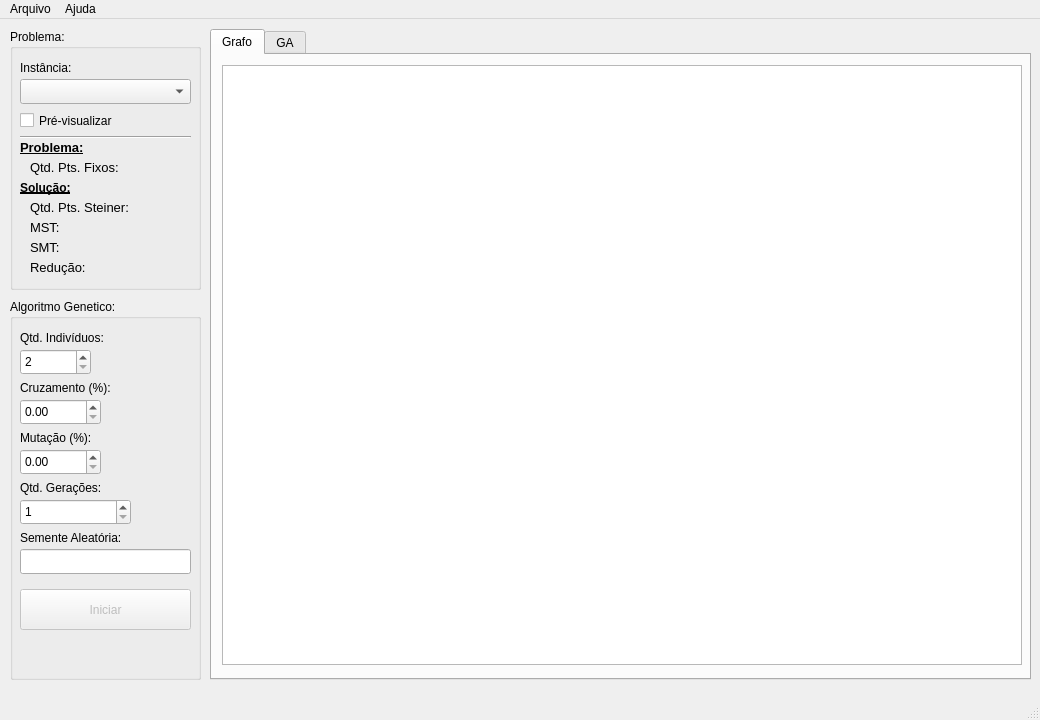
<?xml version="1.0" encoding="UTF-8"?>
<ui version="4.0">
 <class>Principal</class>
 <widget class="QMainWindow" name="Principal">
  <property name="geometry">
   <rect>
    <x>0</x>
    <y>0</y>
    <width>1040</width>
    <height>720</height>
   </rect>
  </property>
  <property name="sizePolicy">
   <sizepolicy hsizetype="Preferred" vsizetype="Preferred">
    <horstretch>0</horstretch>
    <verstretch>0</verstretch>
   </sizepolicy>
  </property>
  <property name="minimumSize">
   <size>
    <width>400</width>
    <height>285</height>
   </size>
  </property>
  <property name="maximumSize">
   <size>
    <width>1040</width>
    <height>720</height>
   </size>
  </property>
  <property name="windowTitle">
   <string>Arvore Mínima de Steiner</string>
  </property>
  <widget class="QWidget" name="centralWidget">
   <widget class="QGroupBox" name="gb_grafo">
    <property name="enabled">
     <bool>true</bool>
    </property>
    <property name="geometry">
     <rect>
      <x>10</x>
      <y>10</y>
      <width>191</width>
      <height>261</height>
     </rect>
    </property>
    <property name="title">
     <string>Problema:</string>
    </property>
    <property name="checkable">
     <bool>false</bool>
    </property>
    <property name="checked">
     <bool>false</bool>
    </property>
    <widget class="QComboBox" name="cmb_grafo">
     <property name="geometry">
      <rect>
       <x>10</x>
       <y>50</y>
       <width>171</width>
       <height>25</height>
      </rect>
     </property>
    </widget>
    <widget class="QLabel" name="lbl_grafo">
     <property name="geometry">
      <rect>
       <x>10</x>
       <y>30</y>
       <width>171</width>
       <height>17</height>
      </rect>
     </property>
     <property name="text">
      <string>Instância:</string>
     </property>
    </widget>
    <widget class="QCheckBox" name="chk_previsualizar">
     <property name="geometry">
      <rect>
       <x>10</x>
       <y>80</y>
       <width>171</width>
       <height>23</height>
      </rect>
     </property>
     <property name="text">
      <string>Pré-visualizar</string>
     </property>
     <property name="checked">
      <bool>false</bool>
     </property>
    </widget>
    <widget class="QLabel" name="label">
     <property name="geometry">
      <rect>
       <x>10</x>
       <y>110</y>
       <width>171</width>
       <height>17</height>
      </rect>
     </property>
     <property name="font">
      <font>
       <pointsize>10</pointsize>
       <weight>75</weight>
       <bold>true</bold>
       <underline>true</underline>
      </font>
     </property>
     <property name="frameShape">
      <enum>QFrame::NoFrame</enum>
     </property>
     <property name="frameShadow">
      <enum>QFrame::Plain</enum>
     </property>
     <property name="text">
      <string>Problema:</string>
     </property>
    </widget>
    <widget class="QLabel" name="label_10">
     <property name="geometry">
      <rect>
       <x>10</x>
       <y>150</y>
       <width>171</width>
       <height>17</height>
      </rect>
     </property>
     <property name="font">
      <font>
       <weight>75</weight>
       <bold>true</bold>
       <underline>true</underline>
      </font>
     </property>
     <property name="text">
      <string>Solução:</string>
     </property>
    </widget>
    <widget class="QLabel" name="lbl_qtd_vert">
     <property name="geometry">
      <rect>
       <x>20</x>
       <y>130</y>
       <width>161</width>
       <height>17</height>
      </rect>
     </property>
     <property name="font">
      <font>
       <pointsize>10</pointsize>
      </font>
     </property>
     <property name="text">
      <string>Qtd. Pts. Fixos:</string>
     </property>
    </widget>
    <widget class="QLabel" name="lbl_mst">
     <property name="geometry">
      <rect>
       <x>20</x>
       <y>190</y>
       <width>161</width>
       <height>17</height>
      </rect>
     </property>
     <property name="font">
      <font>
       <pointsize>10</pointsize>
      </font>
     </property>
     <property name="text">
      <string>MST:</string>
     </property>
    </widget>
    <widget class="QLabel" name="lbl_smt">
     <property name="geometry">
      <rect>
       <x>20</x>
       <y>210</y>
       <width>161</width>
       <height>17</height>
      </rect>
     </property>
     <property name="font">
      <font>
       <pointsize>10</pointsize>
      </font>
     </property>
     <property name="text">
      <string>SMT:</string>
     </property>
    </widget>
    <widget class="QLabel" name="lbl_qtd_ptst">
     <property name="geometry">
      <rect>
       <x>20</x>
       <y>170</y>
       <width>161</width>
       <height>17</height>
      </rect>
     </property>
     <property name="font">
      <font>
       <pointsize>10</pointsize>
      </font>
     </property>
     <property name="text">
      <string>Qtd. Pts. Steiner:</string>
     </property>
    </widget>
    <widget class="Line" name="line_3">
     <property name="geometry">
      <rect>
       <x>10</x>
       <y>100</y>
       <width>171</width>
       <height>16</height>
      </rect>
     </property>
     <property name="orientation">
      <enum>Qt::Horizontal</enum>
     </property>
    </widget>
    <widget class="QLabel" name="lbl_reducao">
     <property name="geometry">
      <rect>
       <x>20</x>
       <y>230</y>
       <width>161</width>
       <height>17</height>
      </rect>
     </property>
     <property name="font">
      <font>
       <pointsize>10</pointsize>
      </font>
     </property>
     <property name="text">
      <string>Redução:</string>
     </property>
    </widget>
   </widget>
   <widget class="QTabWidget" name="tb_solucao">
    <property name="geometry">
     <rect>
      <x>210</x>
      <y>10</y>
      <width>821</width>
      <height>651</height>
     </rect>
    </property>
    <property name="currentIndex">
     <number>0</number>
    </property>
    <widget class="QWidget" name="tab_grafo">
     <attribute name="title">
      <string>Grafo</string>
     </attribute>
     <widget class="QGraphicsView" name="grph_grafo">
      <property name="geometry">
       <rect>
        <x>10</x>
        <y>10</y>
        <width>800</width>
        <height>600</height>
       </rect>
      </property>
      <property name="frameShape">
       <enum>QFrame::StyledPanel</enum>
      </property>
      <property name="frameShadow">
       <enum>QFrame::Sunken</enum>
      </property>
      <property name="sizeAdjustPolicy">
       <enum>QAbstractScrollArea::AdjustIgnored</enum>
      </property>
      <property name="interactive">
       <bool>false</bool>
      </property>
      <property name="alignment">
       <set>Qt::AlignLeading|Qt::AlignLeft|Qt::AlignTop</set>
      </property>
     </widget>
    </widget>
    <widget class="QWidget" name="tab_solucao">
     <attribute name="title">
      <string>GA</string>
     </attribute>
     <widget class="QLabel" name="label_11">
      <property name="geometry">
       <rect>
        <x>10</x>
        <y>30</y>
        <width>111</width>
        <height>17</height>
       </rect>
      </property>
      <property name="text">
       <string>Grafo:</string>
      </property>
     </widget>
     <widget class="QLabel" name="label_12">
      <property name="geometry">
       <rect>
        <x>10</x>
        <y>80</y>
        <width>111</width>
        <height>17</height>
       </rect>
      </property>
      <property name="text">
       <string>Qtd. Indivíduos:</string>
      </property>
     </widget>
     <widget class="QLabel" name="label_13">
      <property name="geometry">
       <rect>
        <x>10</x>
        <y>130</y>
        <width>111</width>
        <height>17</height>
       </rect>
      </property>
      <property name="text">
       <string>Cruzamento:</string>
      </property>
     </widget>
     <widget class="QLabel" name="label_14">
      <property name="geometry">
       <rect>
        <x>10</x>
        <y>180</y>
        <width>111</width>
        <height>17</height>
       </rect>
      </property>
      <property name="text">
       <string>Mutaçao:</string>
      </property>
     </widget>
     <widget class="QLabel" name="label_15">
      <property name="geometry">
       <rect>
        <x>10</x>
        <y>230</y>
        <width>111</width>
        <height>17</height>
       </rect>
      </property>
      <property name="text">
       <string>Qtd. Gerações:</string>
      </property>
     </widget>
     <widget class="QLabel" name="label_16">
      <property name="geometry">
       <rect>
        <x>10</x>
        <y>420</y>
        <width>111</width>
        <height>17</height>
       </rect>
      </property>
      <property name="font">
       <font>
        <weight>50</weight>
        <bold>false</bold>
       </font>
      </property>
      <property name="text">
       <string>Fitness:</string>
      </property>
     </widget>
     <widget class="QLineEdit" name="txt_saida_grafo">
      <property name="geometry">
       <rect>
        <x>10</x>
        <y>50</y>
        <width>111</width>
        <height>25</height>
       </rect>
      </property>
      <property name="readOnly">
       <bool>true</bool>
      </property>
     </widget>
     <widget class="QLineEdit" name="txt_saida_qtdInd">
      <property name="geometry">
       <rect>
        <x>10</x>
        <y>100</y>
        <width>111</width>
        <height>25</height>
       </rect>
      </property>
      <property name="readOnly">
       <bool>true</bool>
      </property>
     </widget>
     <widget class="QLineEdit" name="txt_saida_muta">
      <property name="geometry">
       <rect>
        <x>10</x>
        <y>200</y>
        <width>111</width>
        <height>25</height>
       </rect>
      </property>
      <property name="readOnly">
       <bool>true</bool>
      </property>
     </widget>
     <widget class="QLineEdit" name="txt_saida_cruza">
      <property name="geometry">
       <rect>
        <x>10</x>
        <y>150</y>
        <width>111</width>
        <height>25</height>
       </rect>
      </property>
      <property name="readOnly">
       <bool>true</bool>
      </property>
     </widget>
     <widget class="QLineEdit" name="txt_saida_qtdGera">
      <property name="geometry">
       <rect>
        <x>10</x>
        <y>250</y>
        <width>111</width>
        <height>25</height>
       </rect>
      </property>
      <property name="readOnly">
       <bool>true</bool>
      </property>
     </widget>
     <widget class="QLineEdit" name="txt_saida_fitness">
      <property name="geometry">
       <rect>
        <x>10</x>
        <y>440</y>
        <width>111</width>
        <height>25</height>
       </rect>
      </property>
      <property name="readOnly">
       <bool>true</bool>
      </property>
     </widget>
     <widget class="Line" name="line">
      <property name="geometry">
       <rect>
        <x>120</x>
        <y>10</y>
        <width>20</width>
        <height>601</height>
       </rect>
      </property>
      <property name="orientation">
       <enum>Qt::Vertical</enum>
      </property>
     </widget>
     <widget class="QLineEdit" name="txt_saida_semRnd">
      <property name="geometry">
       <rect>
        <x>10</x>
        <y>300</y>
        <width>111</width>
        <height>25</height>
       </rect>
      </property>
      <property name="readOnly">
       <bool>true</bool>
      </property>
     </widget>
     <widget class="QLabel" name="saida_semRnd">
      <property name="geometry">
       <rect>
        <x>10</x>
        <y>280</y>
        <width>111</width>
        <height>17</height>
       </rect>
      </property>
      <property name="font">
       <font>
        <weight>50</weight>
        <bold>false</bold>
       </font>
      </property>
      <property name="text">
       <string>Semente Aleat.:</string>
      </property>
     </widget>
     <widget class="Line" name="line_2">
      <property name="geometry">
       <rect>
        <x>10</x>
        <y>330</y>
        <width>111</width>
        <height>20</height>
       </rect>
      </property>
      <property name="orientation">
       <enum>Qt::Horizontal</enum>
      </property>
     </widget>
     <widget class="QLabel" name="label_17">
      <property name="geometry">
       <rect>
        <x>10</x>
        <y>10</y>
        <width>101</width>
        <height>17</height>
       </rect>
      </property>
      <property name="font">
       <font>
        <weight>75</weight>
        <bold>true</bold>
        <underline>true</underline>
       </font>
      </property>
      <property name="text">
       <string>Parametros:</string>
      </property>
     </widget>
     <widget class="QLabel" name="label_18">
      <property name="geometry">
       <rect>
        <x>10</x>
        <y>350</y>
        <width>111</width>
        <height>17</height>
       </rect>
      </property>
      <property name="font">
       <font>
        <weight>75</weight>
        <bold>true</bold>
        <underline>true</underline>
       </font>
      </property>
      <property name="text">
       <string>Solução:</string>
      </property>
     </widget>
     <widget class="QLineEdit" name="txt_saida_qtdPtSt">
      <property name="geometry">
       <rect>
        <x>10</x>
        <y>390</y>
        <width>111</width>
        <height>25</height>
       </rect>
      </property>
      <property name="readOnly">
       <bool>false</bool>
      </property>
     </widget>
     <widget class="QLabel" name="label_19">
      <property name="geometry">
       <rect>
        <x>10</x>
        <y>370</y>
        <width>111</width>
        <height>17</height>
       </rect>
      </property>
      <property name="font">
       <font>
        <weight>50</weight>
        <bold>false</bold>
       </font>
      </property>
      <property name="text">
       <string>Qtd. Pts. Steiner:</string>
      </property>
     </widget>
     <widget class="QCustomPlot" name="plt_grafico" native="true">
      <property name="geometry">
       <rect>
        <x>140</x>
        <y>10</y>
        <width>671</width>
        <height>601</height>
       </rect>
      </property>
     </widget>
     <widget class="QLineEdit" name="txt_saida_tempo">
      <property name="geometry">
       <rect>
        <x>10</x>
        <y>540</y>
        <width>111</width>
        <height>25</height>
       </rect>
      </property>
      <property name="readOnly">
       <bool>true</bool>
      </property>
     </widget>
     <widget class="QLabel" name="label_20">
      <property name="geometry">
       <rect>
        <x>10</x>
        <y>520</y>
        <width>111</width>
        <height>17</height>
       </rect>
      </property>
      <property name="font">
       <font>
        <weight>50</weight>
        <bold>false</bold>
       </font>
      </property>
      <property name="text">
       <string>Tempo de Exec.:</string>
      </property>
     </widget>
     <widget class="QLineEdit" name="txt_saida_reducao">
      <property name="geometry">
       <rect>
        <x>10</x>
        <y>490</y>
        <width>111</width>
        <height>25</height>
       </rect>
      </property>
      <property name="readOnly">
       <bool>true</bool>
      </property>
     </widget>
     <widget class="QLabel" name="label_21">
      <property name="geometry">
       <rect>
        <x>10</x>
        <y>470</y>
        <width>111</width>
        <height>17</height>
       </rect>
      </property>
      <property name="font">
       <font>
        <weight>50</weight>
        <bold>false</bold>
       </font>
      </property>
      <property name="text">
       <string>% de Redução:</string>
      </property>
     </widget>
    </widget>
   </widget>
   <widget class="QGroupBox" name="gb_ams">
    <property name="enabled">
     <bool>true</bool>
    </property>
    <property name="geometry">
     <rect>
      <x>10</x>
      <y>280</y>
      <width>191</width>
      <height>381</height>
     </rect>
    </property>
    <property name="title">
     <string>Algoritmo Genetico:</string>
    </property>
    <widget class="QLabel" name="label_6">
     <property name="geometry">
      <rect>
       <x>10</x>
       <y>30</y>
       <width>171</width>
       <height>17</height>
      </rect>
     </property>
     <property name="text">
      <string>Qtd. Indivíduos:</string>
     </property>
    </widget>
    <widget class="QLabel" name="label_7">
     <property name="geometry">
      <rect>
       <x>10</x>
       <y>80</y>
       <width>171</width>
       <height>17</height>
      </rect>
     </property>
     <property name="text">
      <string>Cruzamento (%):</string>
     </property>
    </widget>
    <widget class="QLabel" name="label_8">
     <property name="geometry">
      <rect>
       <x>10</x>
       <y>130</y>
       <width>171</width>
       <height>17</height>
      </rect>
     </property>
     <property name="text">
      <string>Mutação (%):</string>
     </property>
    </widget>
    <widget class="QLabel" name="label_9">
     <property name="geometry">
      <rect>
       <x>10</x>
       <y>180</y>
       <width>171</width>
       <height>17</height>
      </rect>
     </property>
     <property name="text">
      <string>Qtd. Gerações:</string>
     </property>
    </widget>
    <widget class="QSpinBox" name="spn_ams_individuos">
     <property name="geometry">
      <rect>
       <x>10</x>
       <y>50</y>
       <width>71</width>
       <height>26</height>
      </rect>
     </property>
     <property name="minimum">
      <number>2</number>
     </property>
     <property name="maximum">
      <number>9999</number>
     </property>
    </widget>
    <widget class="QDoubleSpinBox" name="spn_ams_cruzamento">
     <property name="geometry">
      <rect>
       <x>10</x>
       <y>100</y>
       <width>81</width>
       <height>26</height>
      </rect>
     </property>
     <property name="maximum">
      <double>100.000000000000000</double>
     </property>
    </widget>
    <widget class="QDoubleSpinBox" name="spn_ams_mutacao">
     <property name="geometry">
      <rect>
       <x>10</x>
       <y>150</y>
       <width>81</width>
       <height>26</height>
      </rect>
     </property>
     <property name="maximum">
      <double>100.000000000000000</double>
     </property>
    </widget>
    <widget class="QSpinBox" name="spn_ams_geracoes">
     <property name="geometry">
      <rect>
       <x>10</x>
       <y>200</y>
       <width>111</width>
       <height>26</height>
      </rect>
     </property>
     <property name="minimum">
      <number>1</number>
     </property>
     <property name="maximum">
      <number>900000</number>
     </property>
    </widget>
    <widget class="QLabel" name="lbl_semente">
     <property name="geometry">
      <rect>
       <x>10</x>
       <y>230</y>
       <width>171</width>
       <height>17</height>
      </rect>
     </property>
     <property name="text">
      <string>Semente Aleatória:</string>
     </property>
    </widget>
    <widget class="QLineEdit" name="txt_random">
     <property name="geometry">
      <rect>
       <x>10</x>
       <y>250</y>
       <width>171</width>
       <height>25</height>
      </rect>
     </property>
     <property name="inputMethodHints">
      <set>Qt::ImhDigitsOnly</set>
     </property>
     <property name="text">
      <string/>
     </property>
     <property name="maxLength">
      <number>11</number>
     </property>
    </widget>
    <widget class="QPushButton" name="btn_iniciar">
     <property name="enabled">
      <bool>false</bool>
     </property>
     <property name="geometry">
      <rect>
       <x>10</x>
       <y>290</y>
       <width>171</width>
       <height>41</height>
      </rect>
     </property>
     <property name="text">
      <string>Iniciar</string>
     </property>
    </widget>
   </widget>
   <zorder>gb_ams</zorder>
   <zorder>gb_grafo</zorder>
   <zorder>tb_solucao</zorder>
  </widget>
  <widget class="QStatusBar" name="statusBar"/>
  <widget class="QMenuBar" name="menuBar">
   <property name="geometry">
    <rect>
     <x>0</x>
     <y>0</y>
     <width>1040</width>
     <height>22</height>
    </rect>
   </property>
   <widget class="QMenu" name="menuArquivo">
    <property name="title">
     <string>Arquivo</string>
    </property>
    <addaction name="act_abrir_solucao"/>
    <addaction name="separator"/>
    <addaction name="act_fechar"/>
   </widget>
   <widget class="QMenu" name="menuAjuda">
    <property name="title">
     <string>Ajuda</string>
    </property>
    <addaction name="act_sobre"/>
   </widget>
   <addaction name="menuArquivo"/>
   <addaction name="menuAjuda"/>
  </widget>
  <action name="act_abrir_solucao">
   <property name="text">
    <string>Abrir Solução</string>
   </property>
  </action>
  <action name="act_fechar">
   <property name="text">
    <string>Fechar</string>
   </property>
  </action>
  <action name="act_sobre">
   <property name="text">
    <string>Sobre</string>
   </property>
  </action>
 </widget>
 <layoutdefault spacing="6" margin="11"/>
 <customwidgets>
  <customwidget>
   <class>QCustomPlot</class>
   <extends>QWidget</extends>
   <header>qcustomplot.h</header>
   <container>1</container>
  </customwidget>
 </customwidgets>
 <resources/>
 <connections/>
</ui>
